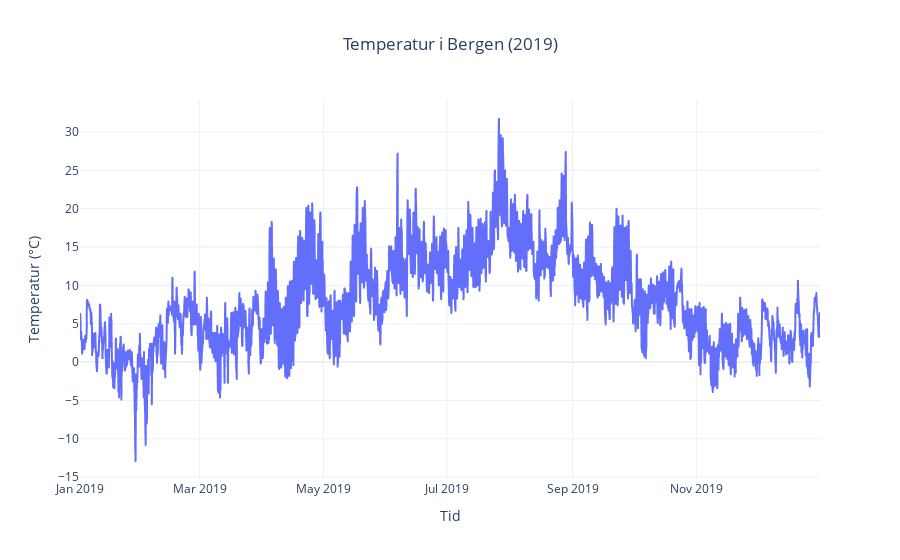

The code cell stored with this chart in its notebook:
### Markdown cell above
Hva er kolonnene?

time: tidspunkt for målingen (lokal tid)
temperature_2m: lufttemperatur 2 meter over bakken
precipitation: nedbør per time (regn + snø) (mm/time)
wind_speed_10m: gjennomsnittlig vindhastighet 10 meter over bakken (km/t)
wind_gusts_10m: maksimale vindkast 10 meter over bakken (km/t)
wind_direction_10m: vindretning (grader fra nord, med klokka)

### Code cell
#Plots temperaturs in Bergen 2019
fig = px.line(
    bergen,
    x="time",
    y="temperature_2m",
    title="Temperatur i Bergen (2019)",
    labels={
        "time": "Tid",
        "temperature_2m": "Temperatur (°C)"
    }
)

fig.update_layout(
    template="plotly_white",
    hovermode="x unified",
    title_x=0.5
)

fig.show()

### Figure 1 — Plotly figure (JSON) as saved in the notebook; plotly's stock layout.template omitted (floating-point values rounded to 4 significant figures; data arrays with more than 128 entries replaced by an {"elided": "..."} marker saying what was removed)
{"data": [{"hovertemplate": "Tid=%{x}<br>Temperatur (°C)=%{y}<extra></extra>", "legendgroup": "", "line": {"color": "#636efa", "dash": "solid"}, "marker": {"symbol": "circle"}, "mode": "lines", "name": "", "showlegend": false, "type": "scattergl", "x": {"elided": "8760 str values"}, "xaxis": "x", "y": {"elided": "8760 float values"}, "yaxis": "y"}], "layout": {"hovermode": "x unified", "legend": {"tracegroupgap": 0}, "title": {"text": "Temperatur i Bergen (2019)", "x": 0.5}, "xaxis": {"anchor": "y", "domain": [0, 1], "title": {"text": "Tid"}}, "yaxis": {"anchor": "x", "domain": [0, 1], "title": {"text": "Temperatur (°C)"}}}}
